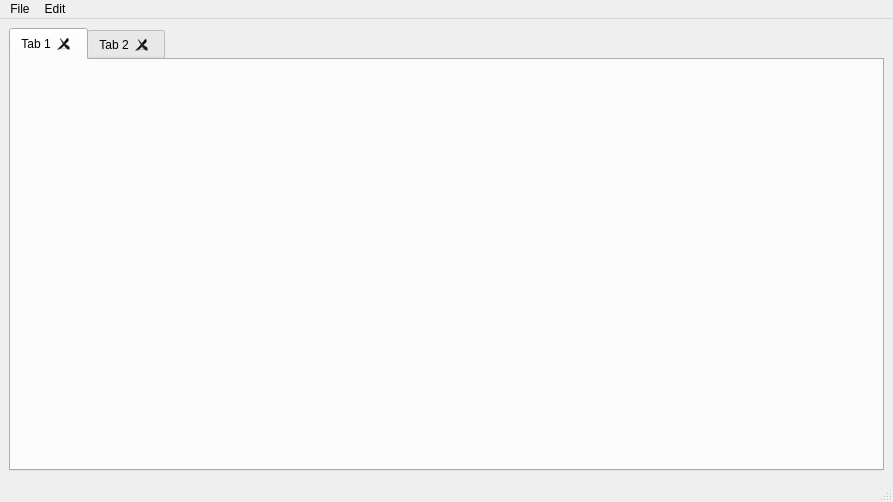
<?xml version="1.0" encoding="UTF-8"?>
<ui version="4.0">
 <class>MainWindow</class>
 <widget class="QMainWindow" name="MainWindow">
  <property name="geometry">
   <rect>
    <x>0</x>
    <y>0</y>
    <width>893</width>
    <height>502</height>
   </rect>
  </property>
  <property name="windowTitle">
   <string>EvtxView</string>
  </property>
  <widget class="QWidget" name="centralwidget">
   <layout class="QVBoxLayout" name="verticalLayout">
    <item>
     <widget class="QTabWidget" name="tabWidget">
      <property name="currentIndex">
       <number>0</number>
      </property>
      <property name="tabsClosable">
       <bool>true</bool>
      </property>
      <property name="movable">
       <bool>false</bool>
      </property>
      <property name="tabBarAutoHide">
       <bool>false</bool>
      </property>
      <widget class="QWidget" name="tab">
       <attribute name="title">
        <string>Tab 1</string>
       </attribute>
      </widget>
      <widget class="QWidget" name="tab_2">
       <attribute name="title">
        <string>Tab 2</string>
       </attribute>
      </widget>
     </widget>
    </item>
   </layout>
  </widget>
  <widget class="QMenuBar" name="menubar">
   <property name="geometry">
    <rect>
     <x>0</x>
     <y>0</y>
     <width>893</width>
     <height>30</height>
    </rect>
   </property>
   <widget class="QMenu" name="menuFile">
    <property name="title">
     <string>File</string>
    </property>
    <addaction name="actionOpen"/>
    <addaction name="separator"/>
    <addaction name="actionExit"/>
   </widget>
   <addaction name="menuFile"/>
   <widget class="QMenu" name="menuEdit">
    <property name="title">
     <string>Edit</string>
    </property>
    <addaction name="actionSearch"/>
    <addaction name="separator"/>
	<addaction name="actionSearchInEVTData"/>
   </widget>
   <addaction name="menuEdit"/>
  </widget>
  <widget class="QStatusBar" name="statusbar"/>
  <action name="actionOpen">
   <property name="text">
    <string>Open</string>
   </property>
   <property name="shortcut">
    <string>Ctrl+O</string>
   </property>
  </action>
  <action name="actionExit">
   <property name="text">
    <string>Exit</string>
   </property>
  </action>

  <action name="actionSearch">
 <property name="text">
  <string>Search</string>
 </property>
 <property name="shortcut">
  <string>Ctrl+F</string>
 </property>
</action>

<action name="actionSearchInEVTData">
  <property name="text">
    <string>Search in Event Data</string>
  </property>
  <property name="checkable">
    <bool>true</bool>
  </property>
  <property name="checked">
    <bool>false</bool>
  </property>
</action>
 
 </widget>
 <resources/>
 <connections/>
</ui>
